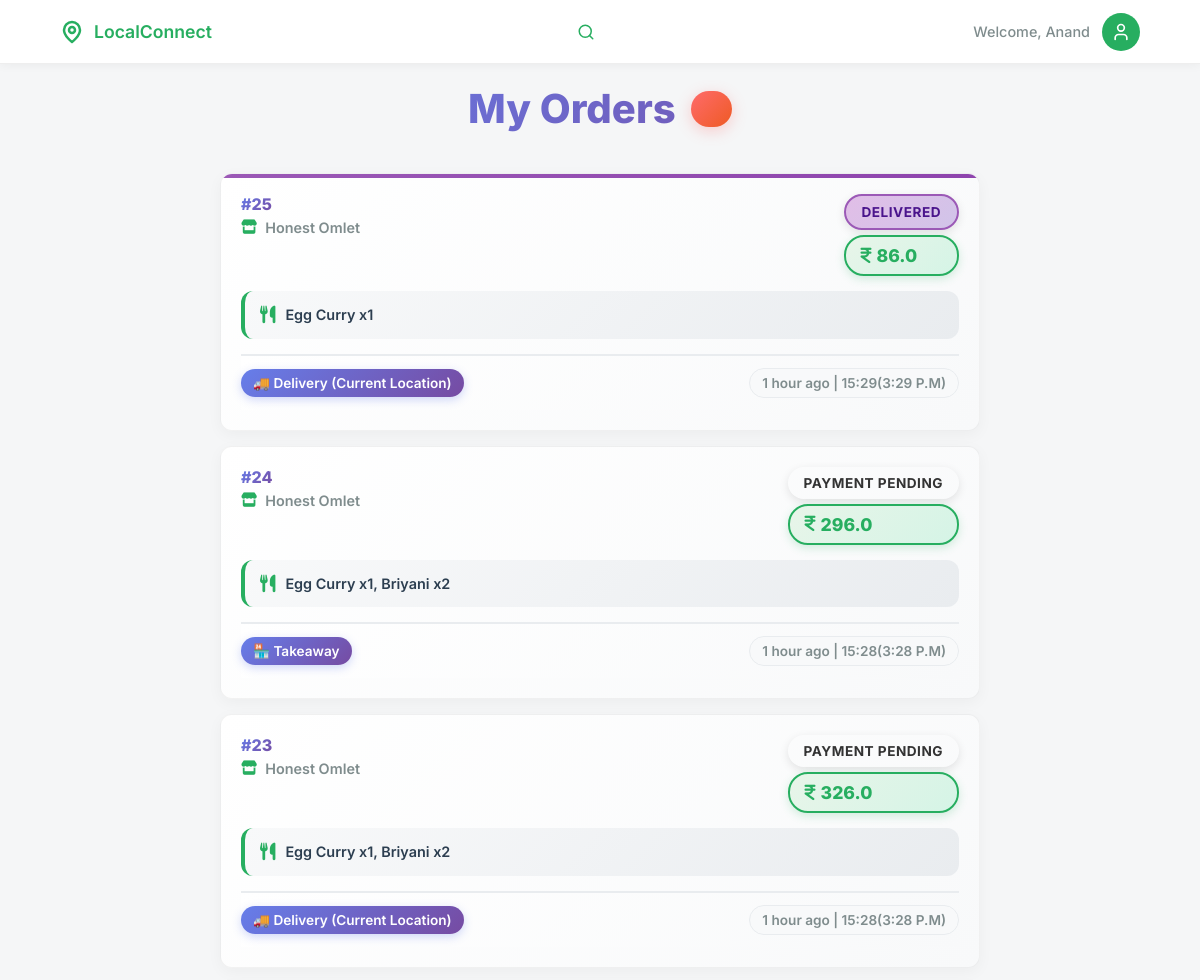
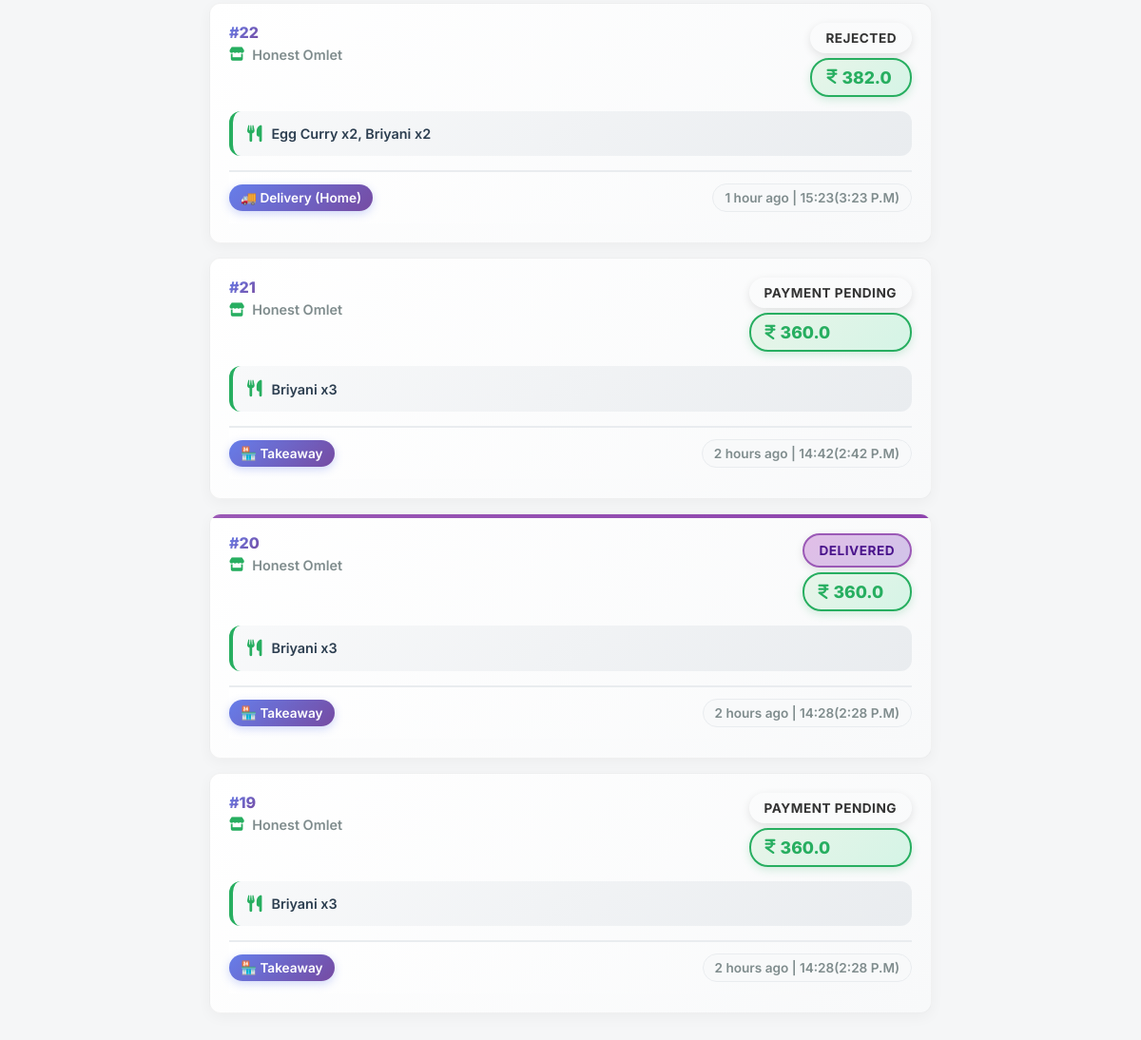
The page /customer/orders (signed in) on the database its author committed (2 pictures, top to bottom).
### models/models.py (models this page shows, shortened)
class Order(db.Model):
    id = db.Column(db.Integer, primary_key=True)
    customer_id = db.Column(db.Integer, db.ForeignKey('customer.id'), nullable=False)
    vendor_id = db.Column(db.Integer, db.ForeignKey('vendor.id'), nullable=True)
    vendor_name = db.Column(db.String(100), nullable=False)
    customer_name = db.Column(db.String(100))
    customer_phone = db.Column(db.String(20))
    items = db.Column(db.Text, nullable=False)
    items_summary = db.Column(db.String(500))
    delivery_type = db.Column(db.String(20), nullable=False)
    payment_type = db.Column(db.String(20), nullable=False)
    total = db.Column(db.Float, nullable=False)
    discount_amount = db.Column(db.Float, default=0)
    offer_title = db.Column(db.String(200))
    status = db.Column(db.String(20), default='Pending')
    order_type = db.Column(db.String(20))
    customer_suggestion = db.Column(db.Text)
    rejection_reason = db.Column(db.Text)
    delivery_location_type = db.Column(db.String(20))  # 'home' or 'current'
    vendor_latitude = db.Column(db.Float)
    vendor_longitude = db.Column(db.Float)
    customer_delivery_latitude = db.Column(db.Float)
    customer_delivery_longitude = db.Column(db.Float)
    created_at = db.Column(db.DateTime, default=datetime.utcnow)
    razorpay_order_id = db.Column(db.String(100))
    razorpay_payment_id = db.Column(db.String(100))
    razorpay_signature = db.Column(db.String(255))
    review_rating = db.Column(db.Integer)
    review_comment = db.Column(db.Text)
    review_date = db.Column(db.DateTime)
    preparing_at = db.Column(db.DateTime)
    out_for_delivery_at = db.Column(db.DateTime)
    ready_at = db.Column(db.DateTime)
    completed_at = db.Column(db.DateTime)
    rejected_at = db.Column(db.DateTime)
    vendor_response = db.Column(db.Text)
    vendor_response_date = db.Column(db.DateTime)
    response_helpful = db.Column(db.Integer, default=0)
    def get_items(self):
        return json.loads(self.items)

### app.py (the view)
@app.route('/customer/orders')
@customer_required
def customer_orders():
    user_id = session.get('user_id')
    orders_query = Order.query.filter_by(customer_id=user_id).order_by(Order.created_at.desc()).all()
    orders = [{
        'id': o.id,
        'vendor_id': o.vendor_id,
        'vendor_name': o.vendor_name,
        'items': o.items,
        'delivery_type': o.delivery_type,
        'payment_type': o.payment_type,
        'total': o.total,
        'status': o.status,
        'created_at': o.created_at.isoformat(),
        'preparing_at': o.preparing_at.isoformat() if o.preparing_at else None,
        'out_for_delivery_at': o.out_for_delivery_at.isoformat() if o.out_for_delivery_at else None,
        'ready_at': o.ready_at.isoformat() if o.ready_at else None,
        'completed_at': o.completed_at.isoformat() if o.completed_at else None,
        'review_rating': o.review_rating,
        'review_comment': o.review_comment,
        'rejectionReason': o.rejection_reason
    } for o in orders_query]
    return render_template('customer/orders.html', user_name=session.get('user_name'), user_id=user_id, orders=orders, orders_query=orders_query)

### app.py (called while the page is built)
@app.before_request
def make_session_permanent():
    session.permanent = True

@app.before_request
def check_session_validity():
    if (request.endpoint and
        (request.endpoint.startswith('static') or
         request.endpoint in ['sign_in', 'customer_signup', 'vendor_signup', 'home', 'signup_success', 'forgot_password', 'reset_password', 'contact'] or
         request.endpoint.startswith('api.') or
         request.endpoint.startswith('get_vendor'))):
        return
    if request.endpoint and request.endpoint.startswith('api.'):
        return

### templates/customer/orders.html (shortened to what this page needs)
<!DOCTYPE html>
<html lang="en">
<head>
    <link rel="stylesheet" href="/static/css/customer/base.css">
    <link rel="stylesheet" href="https://cdnjs.cloudflare.com/ajax/libs/font-awesome/6.0.0/css/all.min.css">
    <link rel="stylesheet" href="https://unpkg.com/leaflet@1.9.4/dist/leaflet.css" />
</head>
<body>
    <header class="navbar">
        <div class="nav-container">
            <div class="logo">
                <svg width="24" height="24" viewBox="0 0 24 24" fill="none" stroke="currentColor" stroke-width="2.5"
                    stroke-linecap="round" stroke-linejoin="round">
                    <path d="M20 10c0 6-8 12-8 12s-8-6-8-12a8 8 0 0 1 16 0Z"></path>
                    <circle cx="12" cy="10" r="3"></circle>
                </svg>
                <span>LocalConnect</span>
            </div>
            <div class="search-wrapper" id="searchWrapper">
                <svg class="search-icon" width="18" height="18" viewBox="0 0 24 24" fill="none" stroke="currentColor"
                    stroke-width="2" stroke-linecap="round" stroke-linejoin="round">
                    <circle cx="11" cy="11" r="8"></circle>
                    <line x1="21" y1="21" x2="16.65" y2="16.65"></line>
                </svg>
            </div>
            <div class="user-profile">
                <span class="welcome-text">Welcome, {{ user_name or 'Guest' }}</span>
                <div class="avatar" id="profileIcon">
                    <svg width="20" height="20" viewBox="0 0 24 24" fill="none" stroke="currentColor" stroke-width="2"
                        stroke-linecap="round" stroke-linejoin="round">
                        <path d="M19 21v-2a4 4 0 0 0-4-4H9a4 4 0 0 0-4 4v2"></path>
                        <circle cx="12" cy="7" r="4"></circle>
                    </svg>
                </div>
            </div>
        </div>
    </header>
    <main class="content-wrapper">
        <div class="orders-container">
            <h2 class="page-title enhanced-title">My Orders <span class="orders-count">{{ orders_query|length if
                    orders_query else 0 }}</span></h2>
            <div class="orders-list" id="orders-list">
                {% if orders_query %}
                {% for order in orders_query %}
                <div class="order-card enhanced-order-card" onclick="showOrderDetails({{ order.id }})">
                    <div
                        class="order-status-indicator {{ 'delivered' if order.status == 'Completed' else order.status }}">
                    </div>
                    <div class="order-header">
                        <div class="order-info">
                            <h4><span class="order-number">#{{ order.id }}</span></h4>
                            <p class="vendor-name"><i class="fa-solid fa-store"></i> {{ order.vendor_name }}</p>
                        </div>
                        <div class="order-status">
                            <span
                                class="status-badge enhanced-status {{ 'delivered' if order.status == 'Completed' else order.status }}">{{
                                'Delivered' if order.status == 'Completed' else order.status.replace('_', ' ').title()
                                }}</span>
                            <span class="order-total enhanced-total"><i class="fa-solid fa-indian-rupee-sign"></i>{{
                                order.total }}</span>
                        </div>
                    </div>
                    <div class="order-items enhanced-items">
                        <p><i class="fa-solid fa-utensils"></i> {% for item in order.get_items() %}{{ item.name }} x{{
                            item.qty }}{% if not loop.last %}, {% endif %}{% endfor %}</p>
                    </div>
                    <div class="order-meta enhanced-meta">
                        <span class="order-type">{{ '🚚 Delivery' if order.delivery_type == 'delivery' else '🏪
                            Takeaway' }}{% if order.delivery_type == 'delivery' and order.delivery_location_type %} ({{
                            'Home' if order.delivery_location_type == 'home' else 'Current Location' }}){% endif
                            %}</span>
                        <span class="order-date" data-timestamp="{{ order.created_at.timestamp() }}">{{
                            }}</span>
                    </div>
                </div>
                {% endfor %}
                {% endif %}
            </div>
        </div>
    </main>
</body>
</html>

### rows shown on the page
Order: id "25", vendor_name "Honest Omlet", status "DELIVERED", total "86.0", name "Egg Curry", qty "1", delivery_type "🚚 Delivery", delivery_location_type "Current Location"
Order: id "24", vendor_name "Honest Omlet", status "PAYMENT PENDING", total "296.0", name "Egg Curry" "Briyani", qty "1" "2", delivery_type "🏪 Takeaway"
Order: id "23", vendor_name "Honest Omlet", status "PAYMENT PENDING", total "326.0", name "Egg Curry" "Briyani", qty "1" "2", delivery_type "🚚 Delivery", delivery_location_type "Current Location"
Order: id "22", vendor_name "Honest Omlet", status "REJECTED", total "382.0", name "Egg Curry" "Briyani", qty "2" "2", delivery_type "🚚 Delivery", delivery_location_type "Home"
Order: id "21", vendor_name "Honest Omlet", status "PAYMENT PENDING", total "360.0", name "Briyani", qty "3", delivery_type "🏪 Takeaway"
Order: id "20", vendor_name "Honest Omlet", status "DELIVERED", total "360.0", name "Briyani", qty "3", delivery_type "🏪 Takeaway"
Order: id "19", vendor_name "Honest Omlet", status "PAYMENT PENDING", total "360.0", name "Briyani", qty "3", delivery_type "🏪 Takeaway"

### other values the page prints
{{ user_name or 'Guest' }} "Anand"
